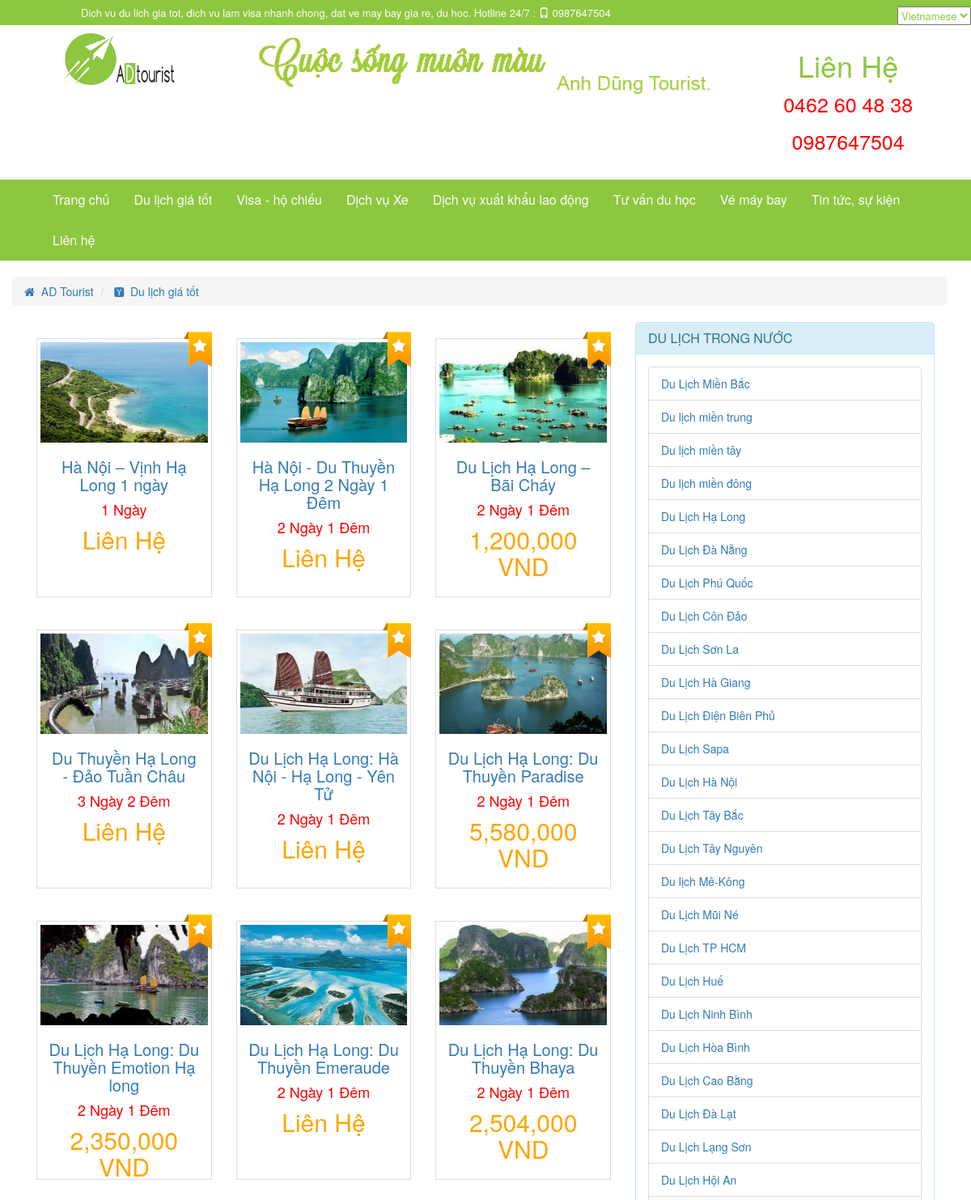
Page /index.php?controller=tour&lang=vi (upper part) on the committed database.
### tables this page shows
CREATE TABLE IF NOT EXISTS `tour_content` (
  `tour_content_code` int(11) NOT NULL AUTO_INCREMENT,
  `tour_region_code` int(11) NOT NULL,
  `title` varchar(255) NOT NULL,
  `time` varchar(20) NOT NULL,
  `total_cost` varchar(255) NOT NULL,
  `content` text,
  `content_cost` text,
  `description` text,
  `image` varchar(100) DEFAULT NULL,
  `update_at` datetime NOT NULL,
  `create_at` datetime NOT NULL,
  `tour_country_code` int(11) NOT NULL,
  `possition` text NOT NULL,
  `image_relate` text NOT NULL,
  PRIMARY KEY (`tour_content_code`)
);

CREATE TABLE IF NOT EXISTS `tour_region` (
  `tour_region_code` int(11) NOT NULL AUTO_INCREMENT,
  `tour_region_name` varchar(255) NOT NULL,
  `tour_country_code` int(11) NOT NULL,
  PRIMARY KEY (`tour_region_code`)
);

### controllers/tour/index.php (called while the page is built, shortened)
<?php
	$tour_region = get_all('tour_region');
	$tour = get_all('tour_content');
	$lang = get_lang();
	require_once(BASEPATH.'view/tour/show_tour.php');
?>

### model/database.php (called while the page is built, shortened)
<?php
function get_all($table,$select = '*'){
	$sql = "SELECT $select FROM $table";
	$query = mysql_query($sql) or die(mysql_error());
	$data = array();
	if(mysql_num_rows($query) > 0)
	{
		while($row = mysql_fetch_assoc($query))
			$data[] = $row;
	}
	return $data;
}
?>

### library/function.php (called while the page is built, shortened)
<?php
function get_lang(){
	if(isset($_GET['lang']) &&  $_GET['lang'] == 'en'){
		return 'en';
	}
	else return 'vi';
}
?>

### view/tour/show_tour.php (the view)
<?php require_once('layout/head.php');?>
<?php require_once('layout/header.php'); ?>
<?php require_once('layout/navigation.php'); ?>
<div class="container">
	<div class="row">
		<?php require_once(BASEPATH.'view/tour/current_position.php'); ?>
	</div>
	<div class="row">
		<div class="col-md-8">
<?php
  foreach($tour as $value):
 ?>
<div class="col-md-4 tour">
    <div class="thumbnail tour_detai2">
      <a  href='index.php?lang=<?php echo $lang ?>&amp;controller=tour&amp;action=tour_detail&amp;tour_content_code=<?php echo $value["tour_content_code"] ?>'><img class="overimg"  src=<?php echo $value['image'] ?> alt="" class="responsive-img" /></a>
            <div class="caption">
                     <h4 class="text-center tour_title">
                        <a href='index.php?lang=<?php echo $lang ?>&amp;controller=tour&amp;action=tour_detail&amp;tour_content_code=<?php echo $value["tour_content_code"] ?>'><?php echo $value['title'] ?></a>
                     </h4>
                     <h4 class="text-center tour_time">
                          <?php echo $value['time'] ?>
                     </h4>
                     <h4 class="text-center tour_cost">
                          <?php echo $value['total_cost'] ?>
                     </h4>
            </div>
    </div>
</div>
<?php endforeach ?>
</div>
		<div class="col-md-4">
			<?php require_once(BASEPATH.'view/tour/sidebar.php'); ?>
		</div>
	</div>
</div>
<?php require_once('layout/footer.php'); ?>

### view/tour/sidebar.php (shortened to what this page needs)
<div class="row">
	<div class="panel panel-info">
  		<div class="panel-heading incountry">
   			<h3 class="panel-title"><?php echo $lang =='en' ? 'Domestic tourism' : 'DU LỊCH TRONG NƯỚC' ?>
   			</h3>
  		</div>
  		<div class="panel-body incountry">
  			<div class="hidden-xs incountry-list">
    			<ul class="list-group">
    				<?php foreach ($tour_region as $key => $value) {
    					if ($value['tour_country_code'] == '1') {
    						echo '<li class="list-group-item"><a href="index.php?lang='.$lang.'&amp;controller=tour&amp;action=region&amp;tour_region_code='.$value['tour_region_code'].'">'.$value['tour_region_name'].'</a></li>';
    					}
    				} ?>
    			</ul>
  			</div>
  		</div>
	</div>
</div>

### asset/css/style.css (style rules this page uses)
.row { margin-right: 0px; }
.tour_title { font-size: 20px; }
.tour_time { color: red; }
.tour_cost { color: orange; font-size: 30px; }
.thumbnail { border-radius: 0px; height: 320px; }
.tour { padding-top: 20px; }
.tour_detail > a > img, .tour_detai2 > a > img { height: 124px; }
.tour_detai2::after { content: " "; background: url("../image/common/label.png") top center no-repeat; width: 35px; height: 44px; position: absolute; top: 12px; right: 15px; }

### rows in the picture
tour_content: image (picture), title "Hà Nội – Vịnh Hạ Long 1 ngày", time "1 Ngày", total_cost "Liên Hệ"
tour_content: image (picture), title "Hà Nội - Du Thuyền Hạ Long 2 Ngày 1 Đêm", time "2 Ngày 1 Đêm", total_cost "Liên Hệ"
tour_content: image (picture), title "Du Lịch Hạ Long – Bãi Cháy", time "2 Ngày 1 Đêm", total_cost "1,200,000 VND"
tour_content: image (picture), title "Du Thuyền Hạ Long - Đảo Tuần Châu", time "3 Ngày 2 Đêm", total_cost "Liên Hệ"
tour_content: image (picture), title "Du Lịch Hạ Long: Hà Nội - Hạ Long - Yên Tử", time "2 Ngày 1 Đêm", total_cost "Liên Hệ"
tour_content: image (picture), title "Du Lịch Hạ Long: Du Thuyền Paradise", time "2 Ngày 1 Đêm", total_cost "5,580,000 VND"
tour_content: image (picture), title "Du Lịch Hạ Long: Du Thuyền Emotion Hạ long", time "2 Ngày 1 Đêm", total_cost "2,350,000 VND"
tour_content: image (picture), title "Du Lịch Hạ Long: Du Thuyền Emeraude", time "2 Ngày 1 Đêm", total_cost "Liên Hệ"
tour_content: image (picture), title "Du Lịch Hạ Long: Du Thuyền Bhaya", time "2 Ngày 1 Đêm", total_cost "2,504,000 VND"
tour_region: tour_region_name "Du Lịch Miền Bắc"
tour_region: tour_region_name "Du lịch miền trung"
tour_region: tour_region_name "Du lịch miền tây"
tour_region: tour_region_name "Du lịch miền đông"
tour_region: tour_region_name "Du Lịch Hạ Long"
tour_region: tour_region_name "Du Lịch Đà Nẵng"
tour_region: tour_region_name "Du Lịch Phú Quốc"
tour_region: tour_region_name "Du Lịch Côn Đảo"
tour_region: tour_region_name "Du Lịch Sơn La"
tour_region: tour_region_name "Du Lịch Hà Giang"
tour_region: tour_region_name "Du Lịch Điện Biên Phủ"
tour_region: tour_region_name "Du Lịch Sapa"
tour_region: tour_region_name "Du Lịch Hà Nội"
tour_region: tour_region_name "Du Lịch Tây Bắc"
tour_region: tour_region_name "Du Lịch Tây Nguyên"
tour_region: tour_region_name "Du lịch Mê-Kông"
tour_region: tour_region_name "Du Lịch Mũi Né"
tour_region: tour_region_name "Du Lịch TP HCM"
tour_region: tour_region_name "Du Lịch Huế"
tour_region: tour_region_name "Du Lịch Ninh Bình"
tour_region: tour_region_name "Du Lịch Hòa Bình"
tour_region: tour_region_name "Du Lịch Cao Bằng"
tour_region: tour_region_name "Du Lịch Đà Lạt"
tour_region: tour_region_name "Du Lịch Lạng Sơn"
tour_region: tour_region_name "Du Lịch Hội An"

### other values in the picture
$key['name'] "Du lịch giá tốt"
